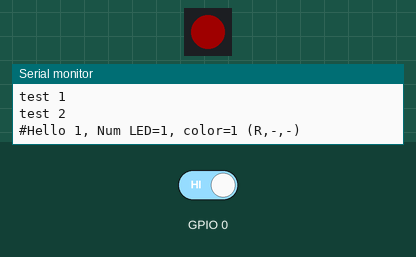
This program was run on a simulated ESP32-S3. Parts: 1 RGB LEDs in strip order, left to right, the last lines printed to the serial monitor. The test bench sets the inputs (shaded band); at power-on: GPIO 0 HIGH. Dim RGB values are drawn brighter than linear; EEPROM starts erased.

Above: at 3.25 s.
3.3 s: GPIO 0 driven LOW
At 3.53 s:
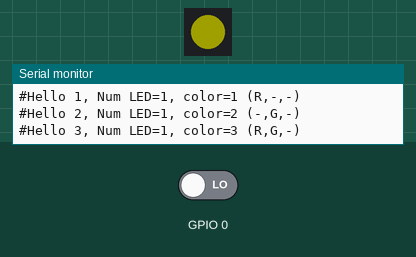
At 4.13 s:
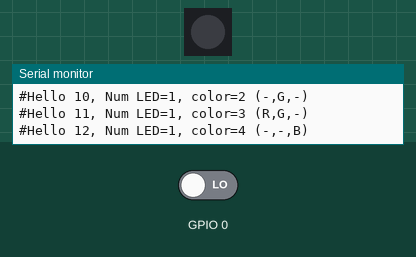
6.3 s: GPIO 0 driven HIGH
At 6.31 s:
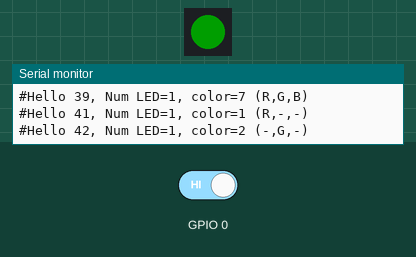
Timing chart, 0 to 15.3 s (numbered marks = the images above; inputs shaded):
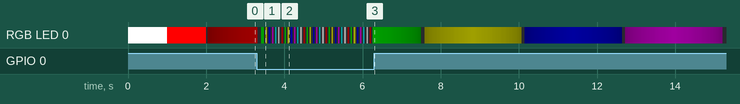

The program:

main.cpp
```cpp
#include <Arduino.h>
#include <EEPROM.h>
#include <SPI.h>
#include <Wire.h>
#include <Adafruit_NeoPixel.h>

#define RGBLED_PIN 48 // Pin where NeoPixels are connected
#define MAX 32
Adafruit_NeoPixel strip(1, RGBLED_PIN, NEO_GRB + NEO_KHZ400);
int j;
char databuff[200];

void setup() {
  // put your setup code here, to run once:
  Serial.begin(115200);
  EEPROM.begin(4096);

  Serial.println("\r\n#Starting...");
  Serial.printf("#PSRAM Free = %lu/%lu kBytes\r\n",ESP.getFreePsram()/1024,ESP.getPsramSize()/1024);

  strip.begin(); // INITIALIZE NeoPixel strip object (REQUIRED)
  strip.show();  // Turn OFF all pixels ASAP

  //while(1) {
    strip.setPixelColor(0,strip.Color(255,255,255));
    strip.show();
    Serial.println("test 1");
    delay(1000);
    strip.setPixelColor(0,strip.Color(255,0,0));
    strip.show();
    Serial.println("test 2");
    delay(1000);
  //}
}

void loop() {
  // put your main code here, to run repeatedly:
  j = (j%8)==0?j+1:j;
  sprintf(databuff,"#Hello %d, Num LED=%d, color=%d (%c,%c,%c)",j,strip.numPixels(),j%8,(((j%8)&(1<<0))==0?'-':'R'), (((j%8)&(1<<1))==0?'-':'G'), (((j%8)&(1<<2))==0?'-':'B'));
  Serial.println(databuff);
  //colorWipe(strip.Color((((i%8)&(1<<0))==0?0:1)*128, (((i%8)&(1<<1))==0?0:1)*128, (((i%8)&(1<<2))==0?0:1)*128), 0);
  for(int i = 0; i<(j==2?20:MAX); ++i) {
    strip.setPixelColor(0,strip.Color((((j%8)&(1<<0))==0?0:1)*i, (((j%8)&(1<<1))==0?0:1)*i, (((j%8)&(1<<2))==0?0:1)*i));
    strip.show();
    delay((j==2?80:40));
    if(digitalRead(0)==0) break;
  }
  for(int i = MAX-1; i>=0; --i) {
    strip.setPixelColor(0,strip.Color((((j%8)&(1<<0))==0?0:1)*i, (((j%8)&(1<<1))==0?0:1)*i, (((j%8)&(1<<2))==0?0:1)*i));
    strip.show();
    delay((j==2?80:40));
    if(digitalRead(0)==0) break;
  }
  //delay(500);
  ++j;

}
```
